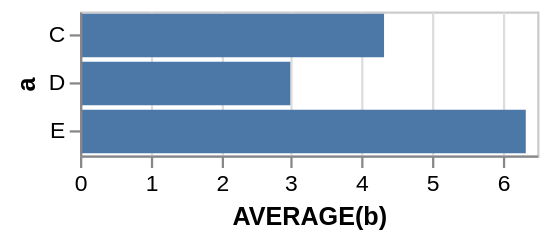

The Vega-Lite source for this figure:
### Vega specification from a JSON file in a GitHub repository (floating-point values rounded to 4 significant figures)
{"$schema": "https://vega.github.io/schema/vega/v3.0.json", "autosize": "pad", "padding": 5, "encode": {"update": {"stroke": {"value": "#ccc"}, "fill": {"value": "transparent"}}}, "data": [{"name": "source_0", "values": [{"a": "C", "b": 2}, {"a": "C", "b": 7}, {"a": "C", "b": 4}, {"a": "D", "b": 1}, {"a": "D", "b": 2}, {"a": "D", "b": 6}, {"a": "E", "b": 8}, {"a": "E", "b": 4}, {"a": "E", "b": 7}]}, {"name": "data_0", "source": "source_0", "transform": [{"type": "formula", "expr": "toNumber(datum[\"b\"])", "as": "b"}, {"type": "aggregate", "groupby": ["a"], "ops": ["average"], "fields": ["b"], "as": ["average_b"]}]}], "signals": [{"name": "width", "update": "200"}, {"name": "y_step", "value": 21}, {"name": "height", "update": "bandspace(domain('y').length, 0.1, 0.05) * y_step"}], "marks": [{"name": "marks", "type": "rect", "role": "bar", "from": {"data": "data_0"}, "encode": {"update": {"x": {"scale": "x", "field": "average_b"}, "x2": {"scale": "x", "value": 0}, "y": {"scale": "y", "field": "a"}, "height": {"scale": "y", "band": true}, "fill": {"value": "#4c78a8"}}}}], "scales": [{"name": "x", "type": "linear", "domain": {"data": "data_0", "field": "average_b"}, "range": [0, {"signal": "width"}], "round": true, "nice": true, "zero": true}, {"name": "y", "type": "band", "domain": {"data": "data_0", "field": "a", "sort": true}, "range": {"step": {"signal": "y_step"}}, "round": true, "paddingInner": 0.1, "paddingOuter": 0.05}], "axes": [{"scale": "x", "labelOverlap": true, "orient": "bottom", "tickCount": 5, "title": "AVERAGE(b)", "zindex": 1}, {"scale": "x", "domain": false, "grid": true, "labels": false, "orient": "bottom", "tickCount": 5, "ticks": false, "zindex": 0, "gridScale": "y"}, {"scale": "y", "orient": "left", "title": "a", "zindex": 1}]}
